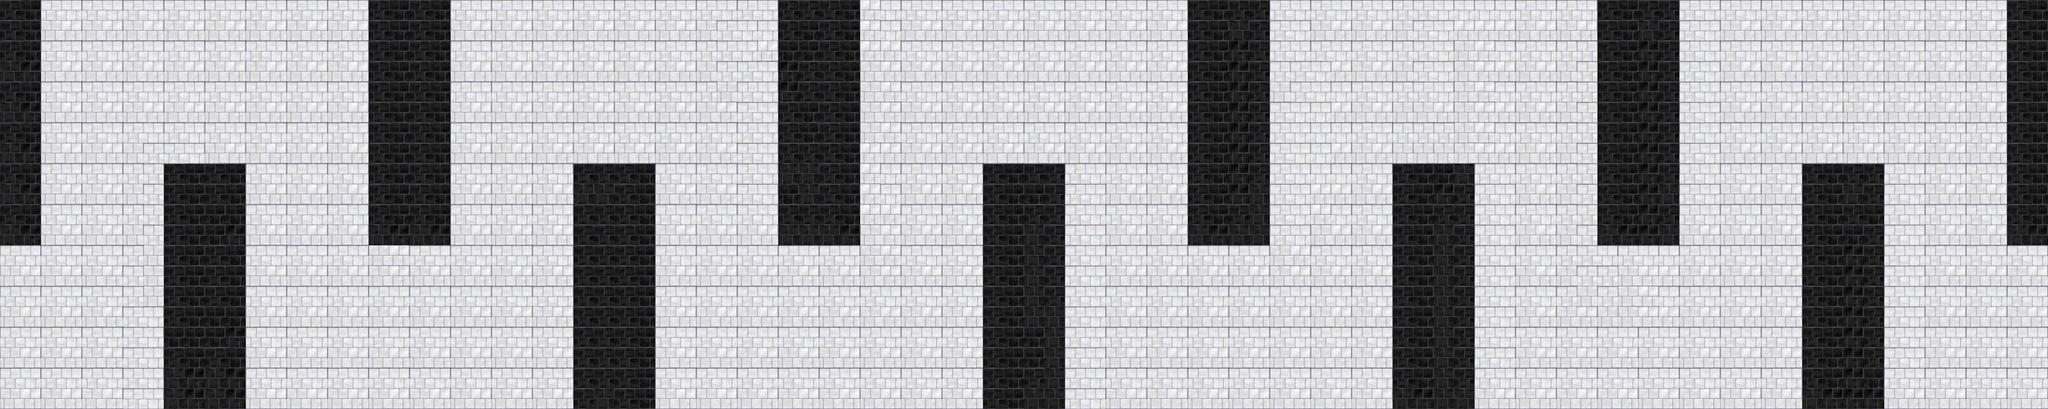

The image is a tile-based game level rendered from a .tmx file. Its description and source (layers, tilesets, objects; grid data summarised) follow:
An orthogonal 100x20 tile map with 32x32 px tiles, 1 tile layer (Tile Layer 1), 2 tilesets and 12 objects (mainPlayer).

<map version="1.0" orientation="orthogonal" renderorder="right-down" width="100" height="20" tilewidth="32" tileheight="32" nextobjectid="13">
 <tileset firstgid="1" name="pared" tilewidth="32" tileheight="32" tilecount="4" columns="2">
  <image source="../../img/sprite/pared.png" width="64" height="64" />
 </tileset>
 <tileset firstgid="5" name="baldosa" tilewidth="32" tileheight="32" tilecount="4" columns="2">
  <image source="../../img/sprite/baldosa.png" width="64" height="64" />
 </tileset>
 <layer name="Tile Layer 1" width="100" height="20">
  <data>[2000 cells, 2000 non-empty, 8 distinct tile ids]</data>
 </layer>
 <objectgroup name="collision">
  <object id="1" x="0" y="4" width="64" height="380" />
  <object id="2" x="258" y="258" width="126" height="382" />
  <object id="3" x="897" y="258" width="127" height="380" />
  <object id="4" x="1537" y="257" width="127" height="385" />
  <object id="5" x="2177" y="257" width="128" height="382" />
  <object id="6" x="2817" y="257" width="127" height="385" />
  <object id="7" x="3136" y="2" width="97" height="382" />
  <object id="8" x="2497" y="0" width="127" height="383" />
  <object id="9" x="1856" y="2" width="129" height="382" />
  <object id="10" x="1216" y="2" width="129" height="382" />
  <object id="11" x="576" y="0" width="129" height="384" />
 </objectgroup>
 <objectgroup name="Entities">
  <object id="12" name="mainPlayer" x="6" y="486" width="50" height="50">
   <properties>
    <property name="frameheight" value="50" />
    <property name="framewidth" value="50" />
    <property name="image" value="robot50" />
    <property name="spritelength" value="45" />
    <property name="spritewidth" value="45" />
   </properties>
  </object>
 </objectgroup>
</map>
